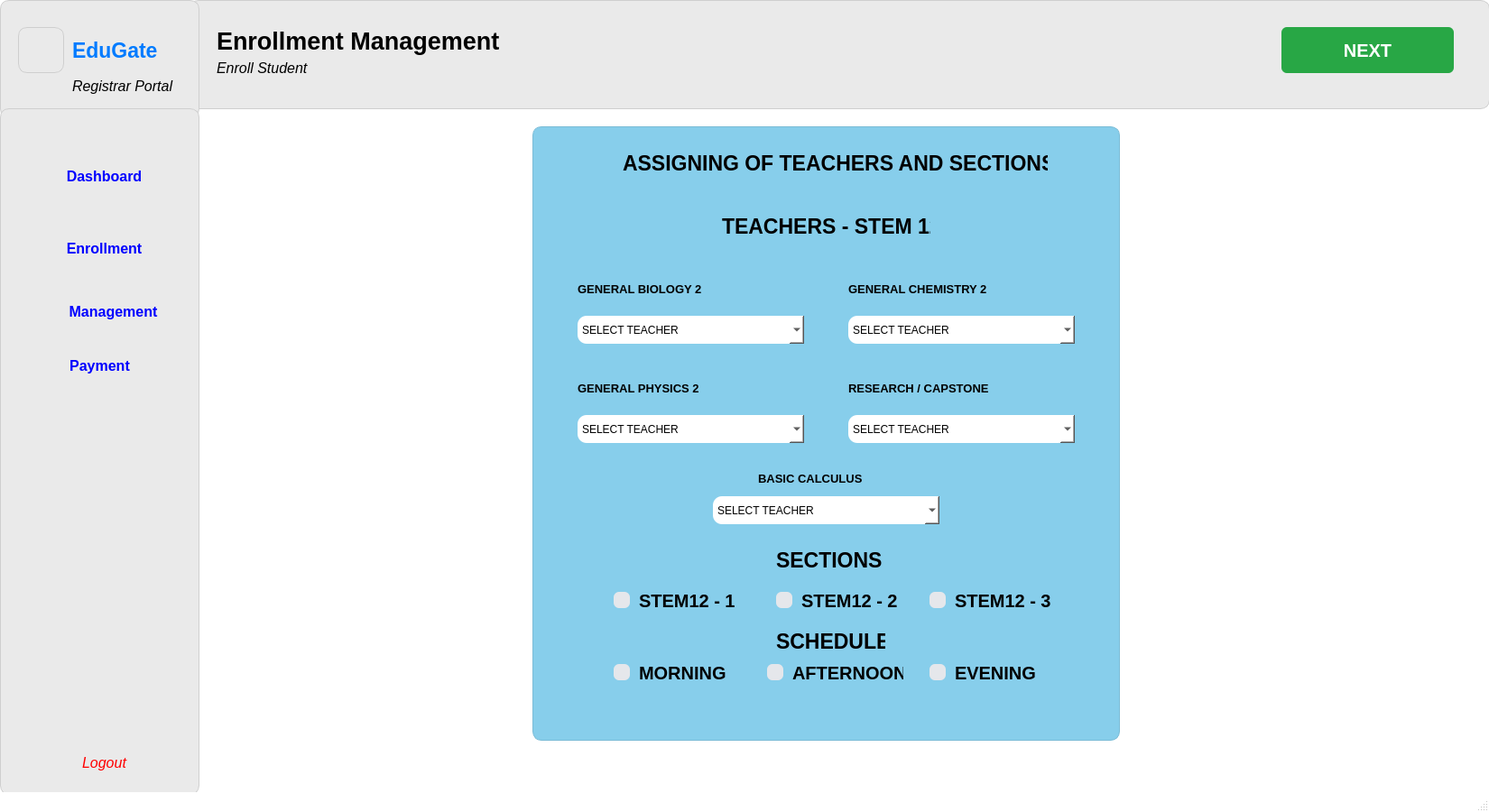
<?xml version="1.0" encoding="UTF-8"?>
<ui version="4.0">
 <class>MainWindow</class>
 <widget class="QMainWindow" name="MainWindow">
  <property name="geometry">
   <rect>
    <x>0</x>
    <y>0</y>
    <width>1650</width>
    <height>900</height>
   </rect>
  </property>
  <property name="sizePolicy">
   <sizepolicy hsizetype="Fixed" vsizetype="Fixed">
    <horstretch>0</horstretch>
    <verstretch>0</verstretch>
   </sizepolicy>
  </property>
  <property name="minimumSize">
   <size>
    <width>1650</width>
    <height>900</height>
   </size>
  </property>
  <property name="maximumSize">
   <size>
    <width>1650</width>
    <height>900</height>
   </size>
  </property>
  <property name="windowTitle">
   <string>MainWindow</string>
  </property>
  <property name="styleSheet">
   <string notr="true">QMainWindow {
    background-color: white;
}
</string>
  </property>
  <widget class="QWidget" name="centralwidget">
   <widget class="QWidget" name="widget" native="true">
    <property name="geometry">
     <rect>
      <x>210</x>
      <y>0</y>
      <width>1441</width>
      <height>121</height>
     </rect>
    </property>
    <property name="styleSheet">
     <string notr="true">QWidget {
    background-color: #eaeaea;  
    border: 1px solid #cfcfcf;
    border-radius: 10px;
}
</string>
    </property>
    <widget class="QLabel" name="label">
     <property name="geometry">
      <rect>
       <x>30</x>
       <y>20</y>
       <width>341</width>
       <height>51</height>
      </rect>
     </property>
     <property name="font">
      <font>
       <family>Segoe UI</family>
       <pointsize>20</pointsize>
       <weight>75</weight>
       <italic>false</italic>
       <bold>true</bold>
      </font>
     </property>
     <property name="styleSheet">
      <string notr="true">QLabel {
    background-color: #eaeaea;   /* match your widget color */
    border: none;                /* remove border */
    color: #000;                 /* text color (change if needed) */
}
</string>
     </property>
     <property name="text">
      <string>Enrollment Management</string>
     </property>
    </widget>
    <widget class="QLabel" name="label_2">
     <property name="geometry">
      <rect>
       <x>30</x>
       <y>60</y>
       <width>171</width>
       <height>31</height>
      </rect>
     </property>
     <property name="font">
      <font>
       <family>Segoe UI</family>
       <pointsize>12</pointsize>
       <weight>50</weight>
       <italic>true</italic>
       <bold>false</bold>
      </font>
     </property>
     <property name="styleSheet">
      <string notr="true">QLabel {
    background-color: #eaeaea;   /* match your widget color */
    border: none;                /* remove border */
    color: #000;                 /* text color (change if needed) */
}
</string>
     </property>
     <property name="text">
      <string>Enroll Student</string>
     </property>
    </widget>
    <widget class="QPushButton" name="pushButton_5">
     <property name="geometry">
      <rect>
       <x>1210</x>
       <y>30</y>
       <width>191</width>
       <height>51</height>
      </rect>
     </property>
     <property name="font">
      <font>
       <family>Segoe UI</family>
       <pointsize>15</pointsize>
       <weight>75</weight>
       <bold>true</bold>
      </font>
     </property>
     <property name="styleSheet">
      <string notr="true">QPushButton {
    background-color: #28a745;
    color: white;
    border: none;
    border-radius: 6px;
    padding: 5px 12px;
}
</string>
     </property>
     <property name="text">
      <string>NEXT</string>
     </property>
    </widget>
   </widget>
   <widget class="QWidget" name="widget_3" native="true">
    <property name="geometry">
     <rect>
      <x>0</x>
      <y>0</y>
      <width>221</width>
      <height>131</height>
     </rect>
    </property>
    <property name="styleSheet">
     <string notr="true">QWidget {
    background-color: #eaeaea;  
    border: 1px solid #cfcfcf;
    border-radius: 10px;
}
</string>
    </property>
    <widget class="QLabel" name="label_3">
     <property name="geometry">
      <rect>
       <x>20</x>
       <y>30</y>
       <width>51</width>
       <height>51</height>
      </rect>
     </property>
     <property name="text">
      <string/>
     </property>
     <property name="pixmap">
      <pixmap>../../../Downloads/ChatGPT Image Dec 10, 2025, 02_26_54 PM.png</pixmap>
     </property>
     <property name="scaledContents">
      <bool>true</bool>
     </property>
    </widget>
    <widget class="QLabel" name="label_4">
     <property name="geometry">
      <rect>
       <x>80</x>
       <y>30</y>
       <width>111</width>
       <height>51</height>
      </rect>
     </property>
     <property name="font">
      <font>
       <family>Segoe UI</family>
       <pointsize>17</pointsize>
       <weight>75</weight>
       <italic>false</italic>
       <bold>true</bold>
      </font>
     </property>
     <property name="styleSheet">
      <string notr="true">QLabel {
    color: #007BFF;    /* nice clean blue */
    background-color: transparent;   /* optional */
    border: none;                    /* optional */
}
</string>
     </property>
     <property name="text">
      <string>EduGate</string>
     </property>
    </widget>
    <widget class="QLabel" name="label_5">
     <property name="geometry">
      <rect>
       <x>80</x>
       <y>80</y>
       <width>121</width>
       <height>31</height>
      </rect>
     </property>
     <property name="font">
      <font>
       <family>Segoe UI</family>
       <pointsize>12</pointsize>
       <weight>50</weight>
       <italic>true</italic>
       <bold>false</bold>
      </font>
     </property>
     <property name="styleSheet">
      <string notr="true">QLabel {
    background-color: #eaeaea;   /* match your widget color */
    border: none;                /* remove border */
    color: #000;                 /* text color (change if needed) */
}
</string>
     </property>
     <property name="text">
      <string>Registrar Portal</string>
     </property>
    </widget>
   </widget>
   <widget class="QWidget" name="widget_2" native="true">
    <property name="geometry">
     <rect>
      <x>0</x>
      <y>120</y>
      <width>221</width>
      <height>761</height>
     </rect>
    </property>
    <property name="styleSheet">
     <string notr="true">QWidget {
    background-color: #eaeaea;  
    border: 1px solid #cfcfcf;
    border-radius: 10px;
}
</string>
    </property>
    <widget class="QLabel" name="label_6">
     <property name="geometry">
      <rect>
       <x>20</x>
       <y>60</y>
       <width>41</width>
       <height>31</height>
      </rect>
     </property>
     <property name="font">
      <font>
       <family>Segoe UI</family>
       <pointsize>8</pointsize>
       <weight>50</weight>
       <italic>true</italic>
       <bold>false</bold>
      </font>
     </property>
     <property name="styleSheet">
      <string notr="true">QLabel {
    background-color: #eaeaea;   /* match your widget color */
    border: none;                /* remove border */
    color: #000;                 /* text color (change if needed) */
}
</string>
     </property>
     <property name="text">
      <string/>
     </property>
     <property name="pixmap">
      <pixmap>../../../Downloads/dashboard-monitor.png</pixmap>
     </property>
     <property name="scaledContents">
      <bool>true</bool>
     </property>
    </widget>
    <widget class="QPushButton" name="pushButton">
     <property name="geometry">
      <rect>
       <x>20</x>
       <y>50</y>
       <width>191</width>
       <height>51</height>
      </rect>
     </property>
     <property name="font">
      <font>
       <family>Segoe UI</family>
       <pointsize>12</pointsize>
       <weight>75</weight>
       <bold>true</bold>
      </font>
     </property>
     <property name="styleSheet">
      <string notr="true">QPushButton {
    border: none;
    outline: none;
    color: blue;
}
QPushButton:hover {
    color: #1565c0;
}

QPushButton:pressed {
    color: #0d47a1;
}
</string>
     </property>
     <property name="text">
      <string>Dashboard</string>
     </property>
    </widget>
    <widget class="QLabel" name="label_7">
     <property name="geometry">
      <rect>
       <x>30</x>
       <y>140</y>
       <width>31</width>
       <height>31</height>
      </rect>
     </property>
     <property name="font">
      <font>
       <family>Segoe UI</family>
       <pointsize>8</pointsize>
       <weight>50</weight>
       <italic>true</italic>
       <bold>false</bold>
      </font>
     </property>
     <property name="styleSheet">
      <string notr="true">QLabel {
    background-color: #eaeaea;   /* match your widget color */
    border: none;                /* remove border */
    color: #000;                 /* text color (change if needed) */
}
</string>
     </property>
     <property name="text">
      <string/>
     </property>
     <property name="pixmap">
      <pixmap>../../../Downloads/user-add.png</pixmap>
     </property>
     <property name="scaledContents">
      <bool>true</bool>
     </property>
    </widget>
    <widget class="QPushButton" name="pushButton_2">
     <property name="geometry">
      <rect>
       <x>20</x>
       <y>130</y>
       <width>191</width>
       <height>51</height>
      </rect>
     </property>
     <property name="font">
      <font>
       <family>Segoe UI</family>
       <pointsize>12</pointsize>
       <weight>75</weight>
       <bold>true</bold>
      </font>
     </property>
     <property name="toolTip">
      <string>&lt;html&gt;&lt;head/&gt;&lt;body&gt;&lt;p&gt;Enrollment&lt;br/&gt;Management&lt;/p&gt;&lt;/body&gt;&lt;/html&gt;</string>
     </property>
     <property name="styleSheet">
      <string notr="true">QPushButton {
    border: none;
    outline: none;
    color: blue;
}
QPushButton:hover {
    color: #1565c0;
}

QPushButton:pressed {
    color: #0d47a1;
}
</string>
     </property>
     <property name="text">
      <string>Enrollment</string>
     </property>
    </widget>
    <widget class="QLabel" name="label_8">
     <property name="geometry">
      <rect>
       <x>20</x>
       <y>210</y>
       <width>41</width>
       <height>31</height>
      </rect>
     </property>
     <property name="font">
      <font>
       <family>Segoe UI</family>
       <pointsize>8</pointsize>
       <weight>50</weight>
       <italic>true</italic>
       <bold>false</bold>
      </font>
     </property>
     <property name="styleSheet">
      <string notr="true">QLabel {
    background-color: #eaeaea;   /* match your widget color */
    border: none;                /* remove border */
    color: #000;                 /* text color (change if needed) */
}
</string>
     </property>
     <property name="text">
      <string/>
     </property>
     <property name="pixmap">
      <pixmap>../../../Downloads/people-group.png</pixmap>
     </property>
     <property name="scaledContents">
      <bool>true</bool>
     </property>
    </widget>
    <widget class="QPushButton" name="pushButton_3">
     <property name="geometry">
      <rect>
       <x>40</x>
       <y>200</y>
       <width>171</width>
       <height>51</height>
      </rect>
     </property>
     <property name="font">
      <font>
       <family>Segoe UI</family>
       <pointsize>12</pointsize>
       <weight>75</weight>
       <bold>true</bold>
      </font>
     </property>
     <property name="toolTip">
      <string>&lt;html&gt;&lt;head/&gt;&lt;body&gt;&lt;p&gt;Enrollment&lt;br/&gt;Management&lt;/p&gt;&lt;/body&gt;&lt;/html&gt;</string>
     </property>
     <property name="styleSheet">
      <string notr="true">QPushButton {
    border: none;
    outline: none;
    color: blue;
}
QPushButton:hover {
    color: #1565c0;
}

QPushButton:pressed {
    color: #0d47a1;
}
</string>
     </property>
     <property name="text">
      <string>Management</string>
     </property>
    </widget>
    <widget class="QPushButton" name="pushButton_4">
     <property name="geometry">
      <rect>
       <x>20</x>
       <y>700</y>
       <width>191</width>
       <height>51</height>
      </rect>
     </property>
     <property name="font">
      <font>
       <family>Segoe UI</family>
       <pointsize>12</pointsize>
       <italic>true</italic>
      </font>
     </property>
     <property name="toolTip">
      <string>&lt;html&gt;&lt;head/&gt;&lt;body&gt;&lt;p&gt;Enrollment&lt;br/&gt;Management&lt;/p&gt;&lt;/body&gt;&lt;/html&gt;</string>
     </property>
     <property name="styleSheet">
      <string notr="true">QPushButton {
    border: none;
    outline: none;
}

QPushButton {
    color: red;
}

</string>
     </property>
     <property name="text">
      <string>Logout</string>
     </property>
    </widget>
    <widget class="QLabel" name="label_9">
     <property name="geometry">
      <rect>
       <x>30</x>
       <y>710</y>
       <width>41</width>
       <height>31</height>
      </rect>
     </property>
     <property name="font">
      <font>
       <family>Segoe UI</family>
       <pointsize>8</pointsize>
       <weight>50</weight>
       <italic>true</italic>
       <bold>false</bold>
      </font>
     </property>
     <property name="styleSheet">
      <string notr="true">QLabel {
    background-color: #eaeaea;   /* match your widget color */
    border: none;                /* remove border */
    color: #000;                 /* text color (change if needed) */
}
</string>
     </property>
     <property name="text">
      <string/>
     </property>
     <property name="pixmap">
      <pixmap>../../../Downloads/sign-out-alt.png</pixmap>
     </property>
     <property name="scaledContents">
      <bool>true</bool>
     </property>
    </widget>
    <widget class="QPushButton" name="pushButton_6">
     <property name="geometry">
      <rect>
       <x>20</x>
       <y>260</y>
       <width>181</width>
       <height>51</height>
      </rect>
     </property>
     <property name="font">
      <font>
       <family>Segoe UI</family>
       <pointsize>12</pointsize>
       <weight>75</weight>
       <bold>true</bold>
      </font>
     </property>
     <property name="toolTip">
      <string>&lt;html&gt;&lt;head/&gt;&lt;body&gt;&lt;p&gt;Enrollment&lt;br/&gt;Management&lt;/p&gt;&lt;/body&gt;&lt;/html&gt;</string>
     </property>
     <property name="styleSheet">
      <string notr="true">QPushButton {
    border: none;
    outline: none;
    color: blue;
}
QPushButton:hover {
    color: #1565c0;
}

QPushButton:pressed {
    color: #0d47a1;
}
</string>
     </property>
     <property name="text">
      <string>Payment</string>
     </property>
    </widget>
    <widget class="QLabel" name="label_11">
     <property name="geometry">
      <rect>
       <x>20</x>
       <y>270</y>
       <width>41</width>
       <height>31</height>
      </rect>
     </property>
     <property name="font">
      <font>
       <family>Segoe UI</family>
       <pointsize>8</pointsize>
       <weight>50</weight>
       <italic>true</italic>
       <bold>false</bold>
      </font>
     </property>
     <property name="styleSheet">
      <string notr="true">QLabel {
    background-color: #eaeaea;   /* match your widget color */
    border: none;                /* remove border */
    color: #000;                 /* text color (change if needed) */
}
</string>
     </property>
     <property name="text">
      <string/>
     </property>
     <property name="pixmap">
      <pixmap>../../../Downloads/credit-card.png</pixmap>
     </property>
     <property name="scaledContents">
      <bool>true</bool>
     </property>
    </widget>
    <zorder>pushButton</zorder>
    <zorder>label_6</zorder>
    <zorder>pushButton_2</zorder>
    <zorder>label_7</zorder>
    <zorder>pushButton_3</zorder>
    <zorder>label_8</zorder>
    <zorder>pushButton_4</zorder>
    <zorder>label_9</zorder>
    <zorder>pushButton_6</zorder>
    <zorder>label_11</zorder>
   </widget>
   <widget class="QWidget" name="widget_7" native="true">
    <property name="geometry">
     <rect>
      <x>590</x>
      <y>140</y>
      <width>651</width>
      <height>681</height>
     </rect>
    </property>
    <property name="styleSheet">
     <string notr="true">QWidget {
    background-color: #87ceeb;
    border: 1px solid #7bbcd6;
    border-radius: 10px;
}
</string>
    </property>
    <widget class="QLabel" name="label_20">
     <property name="geometry">
      <rect>
       <x>100</x>
       <y>30</y>
       <width>471</width>
       <height>21</height>
      </rect>
     </property>
     <property name="font">
      <font>
       <family>Segoe UI</family>
       <pointsize>17</pointsize>
       <weight>75</weight>
       <bold>true</bold>
      </font>
     </property>
     <property name="styleSheet">
      <string notr="true">QLabel {
    border: none;
}
</string>
     </property>
     <property name="text">
      <string>ASSIGNING OF TEACHERS AND SECTIONS</string>
     </property>
    </widget>
    <widget class="QLabel" name="label_22">
     <property name="geometry">
      <rect>
       <x>50</x>
       <y>170</y>
       <width>161</width>
       <height>21</height>
      </rect>
     </property>
     <property name="font">
      <font>
       <family>Segoe UI</family>
       <pointsize>10</pointsize>
       <weight>75</weight>
       <bold>true</bold>
      </font>
     </property>
     <property name="styleSheet">
      <string notr="true">QLabel {
    border: none;
}
</string>
     </property>
     <property name="text">
      <string>GENERAL BIOLOGY 2</string>
     </property>
    </widget>
    <widget class="QComboBox" name="comboBox_3">
     <property name="geometry">
      <rect>
       <x>50</x>
       <y>210</y>
       <width>251</width>
       <height>31</height>
      </rect>
     </property>
     <property name="styleSheet">
      <string notr="true">QComboBox {
    background-color: white;
    color: black;
    border: none;
}

QComboBox QAbstractItemView {
    background-color: white;
    color: black;
}
</string>
     </property>
     <property name="inputMethodHints">
      <set>Qt::ImhNone</set>
     </property>
     <property name="editable">
      <bool>false</bool>
     </property>
     <property name="currentText">
      <string>SELECT TEACHER</string>
     </property>
     <item>
      <property name="text">
       <string>SELECT TEACHER</string>
      </property>
     </item>
     <item>
      <property name="text">
       <string>Victor A. Tan</string>
      </property>
     </item>
     <item>
      <property name="text">
       <string>Catherine L. Uy</string>
      </property>
     </item>
     <item>
      <property name="text">
       <string>Paolo R. Navarro</string>
      </property>
     </item>
    </widget>
    <widget class="QLabel" name="label_23">
     <property name="geometry">
      <rect>
       <x>350</x>
       <y>170</y>
       <width>191</width>
       <height>21</height>
      </rect>
     </property>
     <property name="font">
      <font>
       <family>Segoe UI</family>
       <pointsize>10</pointsize>
       <weight>75</weight>
       <bold>true</bold>
      </font>
     </property>
     <property name="styleSheet">
      <string notr="true">QLabel {
    border: none;
}
</string>
     </property>
     <property name="text">
      <string>GENERAL CHEMISTRY 2</string>
     </property>
    </widget>
    <widget class="QComboBox" name="comboBox_4">
     <property name="geometry">
      <rect>
       <x>350</x>
       <y>210</y>
       <width>251</width>
       <height>31</height>
      </rect>
     </property>
     <property name="styleSheet">
      <string notr="true">QComboBox {
    background-color: white;
    color: black;
    border: none;
}

QComboBox QAbstractItemView {
    background-color: white;
    color: black;
}
</string>
     </property>
     <property name="inputMethodHints">
      <set>Qt::ImhNone</set>
     </property>
     <property name="editable">
      <bool>false</bool>
     </property>
     <property name="currentText">
      <string>SELECT TEACHER</string>
     </property>
     <item>
      <property name="text">
       <string>SELECT TEACHER</string>
      </property>
     </item>
     <item>
      <property name="text">
       <string>Carl J. Mendoza</string>
      </property>
     </item>
     <item>
      <property name="text">
       <string>Janine F. Dela Cruz</string>
      </property>
     </item>
     <item>
      <property name="text">
       <string>Arvin S. Bautista</string>
      </property>
     </item>
    </widget>
    <widget class="QComboBox" name="comboBox_5">
     <property name="geometry">
      <rect>
       <x>50</x>
       <y>320</y>
       <width>251</width>
       <height>31</height>
      </rect>
     </property>
     <property name="styleSheet">
      <string notr="true">QComboBox {
    background-color: white;
    color: black;
    border: none;
}

QComboBox QAbstractItemView {
    background-color: white;
    color: black;
}
</string>
     </property>
     <property name="inputMethodHints">
      <set>Qt::ImhNone</set>
     </property>
     <property name="editable">
      <bool>false</bool>
     </property>
     <property name="currentText">
      <string>SELECT TEACHER</string>
     </property>
     <item>
      <property name="text">
       <string>SELECT TEACHER</string>
      </property>
     </item>
     <item>
      <property name="text">
       <string>Mark J. Rivera</string>
      </property>
     </item>
     <item>
      <property name="text">
       <string>Andrew M. Lim</string>
      </property>
     </item>
     <item>
      <property name="text">
       <string>Clarissa M. Villanueva</string>
      </property>
     </item>
    </widget>
    <widget class="QLabel" name="label_25">
     <property name="geometry">
      <rect>
       <x>50</x>
       <y>280</y>
       <width>161</width>
       <height>21</height>
      </rect>
     </property>
     <property name="font">
      <font>
       <family>Segoe UI</family>
       <pointsize>10</pointsize>
       <weight>75</weight>
       <bold>true</bold>
      </font>
     </property>
     <property name="styleSheet">
      <string notr="true">QLabel {
    border: none;
}
</string>
     </property>
     <property name="text">
      <string>GENERAL PHYSICS 2</string>
     </property>
    </widget>
    <widget class="QComboBox" name="comboBox_6">
     <property name="geometry">
      <rect>
       <x>350</x>
       <y>320</y>
       <width>251</width>
       <height>31</height>
      </rect>
     </property>
     <property name="styleSheet">
      <string notr="true">QComboBox {
    background-color: white;
    color: black;
    border: none;
}

QComboBox QAbstractItemView {
    background-color: white;
    color: black;
}
</string>
     </property>
     <property name="inputMethodHints">
      <set>Qt::ImhNone</set>
     </property>
     <property name="editable">
      <bool>false</bool>
     </property>
     <property name="currentText">
      <string>SELECT TEACHER</string>
     </property>
     <item>
      <property name="text">
       <string>SELECT TEACHER</string>
      </property>
     </item>
     <item>
      <property name="text">
       <string>Joseph L. Mendoza</string>
      </property>
     </item>
     <item>
      <property name="text">
       <string>Patricia L. Gomez</string>
      </property>
     </item>
     <item>
      <property name="text">
       <string>Andrea L. Perez</string>
      </property>
     </item>
    </widget>
    <widget class="QLabel" name="label_26">
     <property name="geometry">
      <rect>
       <x>350</x>
       <y>280</y>
       <width>161</width>
       <height>21</height>
      </rect>
     </property>
     <property name="font">
      <font>
       <family>Segoe UI</family>
       <pointsize>10</pointsize>
       <weight>75</weight>
       <bold>true</bold>
      </font>
     </property>
     <property name="styleSheet">
      <string notr="true">QLabel {
    border: none;
}
</string>
     </property>
     <property name="text">
      <string>RESEARCH / CAPSTONE</string>
     </property>
    </widget>
    <widget class="QCheckBox" name="checkBox">
     <property name="geometry">
      <rect>
       <x>90</x>
       <y>500</y>
       <width>141</width>
       <height>51</height>
      </rect>
     </property>
     <property name="font">
      <font>
       <family>Segoe UI</family>
       <pointsize>-1</pointsize>
       <weight>75</weight>
       <bold>true</bold>
      </font>
     </property>
     <property name="styleSheet">
      <string notr="true">QCheckBox {
    background: transparent;
    border: none;
    padding: 0px;
    margin: 0px;

    spacing: 10px;
    color: #000000;          /* BLACK text */
    font-family: &quot;Segoe UI&quot;;
    font-size: 20px;
    font-weight: bold;
}

QCheckBox::indicator {
    width: 18px;
    height: 18px;
    border: none;            /* no border */
    background-color: #e5e7eb;
    border-radius: 6px;
}

QCheckBox::indicator:checked {
    background-color: #22c55e;   /* green */
}
</string>
     </property>
     <property name="text">
      <string>STEM12 - 1</string>
     </property>
    </widget>
    <widget class="QCheckBox" name="checkBox_3">
     <property name="geometry">
      <rect>
       <x>440</x>
       <y>500</y>
       <width>141</width>
       <height>51</height>
      </rect>
     </property>
     <property name="font">
      <font>
       <family>Segoe UI</family>
       <pointsize>-1</pointsize>
       <weight>75</weight>
       <bold>true</bold>
      </font>
     </property>
     <property name="styleSheet">
      <string notr="true">QCheckBox {
    background: transparent;
    border: none;
    padding: 0px;
    margin: 0px;

    spacing: 10px;
    color: #000000;          /* BLACK text */
    font-family: &quot;Segoe UI&quot;;
    font-size: 20px;
    font-weight: bold;
}

QCheckBox::indicator {
    width: 18px;
    height: 18px;
    border: none;            /* no border */
    background-color: #e5e7eb;
    border-radius: 6px;
}

QCheckBox::indicator:checked {
    background-color: #22c55e;   /* green */
}
</string>
     </property>
     <property name="text">
      <string>STEM12 - 3</string>
     </property>
    </widget>
    <widget class="QCheckBox" name="checkBox_4">
     <property name="geometry">
      <rect>
       <x>270</x>
       <y>500</y>
       <width>141</width>
       <height>51</height>
      </rect>
     </property>
     <property name="font">
      <font>
       <family>Segoe UI</family>
       <pointsize>-1</pointsize>
       <weight>75</weight>
       <bold>true</bold>
      </font>
     </property>
     <property name="styleSheet">
      <string notr="true">QCheckBox {
    background: transparent;
    border: none;
    padding: 0px;
    margin: 0px;

    spacing: 10px;
    color: #000000;          /* BLACK text */
    font-family: &quot;Segoe UI&quot;;
    font-size: 20px;
    font-weight: bold;
}

QCheckBox::indicator {
    width: 18px;
    height: 18px;
    border: none;            /* no border */
    background-color: #e5e7eb;
    border-radius: 6px;
}

QCheckBox::indicator:checked {
    background-color: #22c55e;   /* green */
}
</string>
     </property>
     <property name="text">
      <string>STEM12 - 2</string>
     </property>
    </widget>
    <widget class="QLabel" name="label_34">
     <property name="geometry">
      <rect>
       <x>270</x>
       <y>470</y>
       <width>121</width>
       <height>21</height>
      </rect>
     </property>
     <property name="font">
      <font>
       <family>Segoe UI</family>
       <pointsize>17</pointsize>
       <weight>75</weight>
       <bold>true</bold>
      </font>
     </property>
     <property name="styleSheet">
      <string notr="true">QLabel {
    border: none;
}
</string>
     </property>
     <property name="text">
      <string>SECTIONS</string>
     </property>
    </widget>
    <widget class="QLabel" name="label_28">
     <property name="geometry">
      <rect>
       <x>210</x>
       <y>100</y>
       <width>231</width>
       <height>21</height>
      </rect>
     </property>
     <property name="font">
      <font>
       <family>Segoe UI</family>
       <pointsize>17</pointsize>
       <weight>75</weight>
       <bold>true</bold>
      </font>
     </property>
     <property name="styleSheet">
      <string notr="true">QLabel {
    border: none;
}
</string>
     </property>
     <property name="text">
      <string>TEACHERS - STEM 12</string>
     </property>
    </widget>
    <widget class="QComboBox" name="comboBox_7">
     <property name="geometry">
      <rect>
       <x>200</x>
       <y>410</y>
       <width>251</width>
       <height>31</height>
      </rect>
     </property>
     <property name="styleSheet">
      <string notr="true">QComboBox {
    background-color: white;
    color: black;
    border: none;
}

QComboBox QAbstractItemView {
    background-color: white;
    color: black;
}
</string>
     </property>
     <property name="inputMethodHints">
      <set>Qt::ImhNone</set>
     </property>
     <property name="editable">
      <bool>false</bool>
     </property>
     <property name="currentText">
      <string>SELECT TEACHER</string>
     </property>
     <item>
      <property name="text">
       <string>SELECT TEACHER</string>
      </property>
     </item>
     <item>
      <property name="text">
       <string>Roberto D. Santos</string>
      </property>
     </item>
     <item>
      <property name="text">
       <string>Maria K. Ramos</string>
      </property>
     </item>
     <item>
      <property name="text">
       <string>Jonathan P. Reyes</string>
      </property>
     </item>
    </widget>
    <widget class="QLabel" name="label_27">
     <property name="geometry">
      <rect>
       <x>250</x>
       <y>380</y>
       <width>161</width>
       <height>21</height>
      </rect>
     </property>
     <property name="font">
      <font>
       <family>Segoe UI</family>
       <pointsize>10</pointsize>
       <weight>75</weight>
       <bold>true</bold>
      </font>
     </property>
     <property name="styleSheet">
      <string notr="true">QLabel {
    border: none;
}
</string>
     </property>
     <property name="text">
      <string>BASIC CALCULUS</string>
     </property>
    </widget>
    <widget class="QLabel" name="label_35">
     <property name="geometry">
      <rect>
       <x>270</x>
       <y>560</y>
       <width>121</width>
       <height>21</height>
      </rect>
     </property>
     <property name="font">
      <font>
       <family>Segoe UI</family>
       <pointsize>17</pointsize>
       <weight>75</weight>
       <bold>true</bold>
      </font>
     </property>
     <property name="styleSheet">
      <string notr="true">QLabel {
    border: none;
}
</string>
     </property>
     <property name="text">
      <string>SCHEDULE</string>
     </property>
    </widget>
    <widget class="QCheckBox" name="checkBox_5">
     <property name="geometry">
      <rect>
       <x>90</x>
       <y>580</y>
       <width>141</width>
       <height>51</height>
      </rect>
     </property>
     <property name="font">
      <font>
       <family>Segoe UI</family>
       <pointsize>-1</pointsize>
       <weight>75</weight>
       <bold>true</bold>
      </font>
     </property>
     <property name="styleSheet">
      <string notr="true">QCheckBox {
    background: transparent;
    border: none;
    padding: 0px;
    margin: 0px;

    spacing: 10px;
    color: #000000;          /* BLACK text */
    font-family: &quot;Segoe UI&quot;;
    font-size: 20px;
    font-weight: bold;
}

QCheckBox::indicator {
    width: 18px;
    height: 18px;
    border: none;            /* no border */
    background-color: #e5e7eb;
    border-radius: 6px;
}

QCheckBox::indicator:checked {
    background-color: #22c55e;   /* green */
}
</string>
     </property>
     <property name="text">
      <string>MORNING</string>
     </property>
    </widget>
    <widget class="QCheckBox" name="checkBox_6">
     <property name="geometry">
      <rect>
       <x>260</x>
       <y>580</y>
       <width>151</width>
       <height>51</height>
      </rect>
     </property>
     <property name="font">
      <font>
       <family>Segoe UI</family>
       <pointsize>-1</pointsize>
       <weight>75</weight>
       <bold>true</bold>
      </font>
     </property>
     <property name="styleSheet">
      <string notr="true">QCheckBox {
    background: transparent;
    border: none;
    padding: 0px;
    margin: 0px;

    spacing: 10px;
    color: #000000;          /* BLACK text */
    font-family: &quot;Segoe UI&quot;;
    font-size: 20px;
    font-weight: bold;
}

QCheckBox::indicator {
    width: 18px;
    height: 18px;
    border: none;            /* no border */
    background-color: #e5e7eb;
    border-radius: 6px;
}

QCheckBox::indicator:checked {
    background-color: #22c55e;   /* green */
}
</string>
     </property>
     <property name="text">
      <string>AFTERNOON</string>
     </property>
    </widget>
    <widget class="QCheckBox" name="checkBox_7">
     <property name="geometry">
      <rect>
       <x>440</x>
       <y>580</y>
       <width>141</width>
       <height>51</height>
      </rect>
     </property>
     <property name="font">
      <font>
       <family>Segoe UI</family>
       <pointsize>-1</pointsize>
       <weight>75</weight>
       <bold>true</bold>
      </font>
     </property>
     <property name="styleSheet">
      <string notr="true">QCheckBox {
    background: transparent;
    border: none;
    padding: 0px;
    margin: 0px;

    spacing: 10px;
    color: #000000;          /* BLACK text */
    font-family: &quot;Segoe UI&quot;;
    font-size: 20px;
    font-weight: bold;
}

QCheckBox::indicator {
    width: 18px;
    height: 18px;
    border: none;            /* no border */
    background-color: #e5e7eb;
    border-radius: 6px;
}

QCheckBox::indicator:checked {
    background-color: #22c55e;   /* green */
}
</string>
     </property>
     <property name="text">
      <string>EVENING</string>
     </property>
    </widget>
   </widget>
  </widget>
  <widget class="QStatusBar" name="statusbar"/>
 </widget>
 <resources/>
 <connections/>
</ui>
